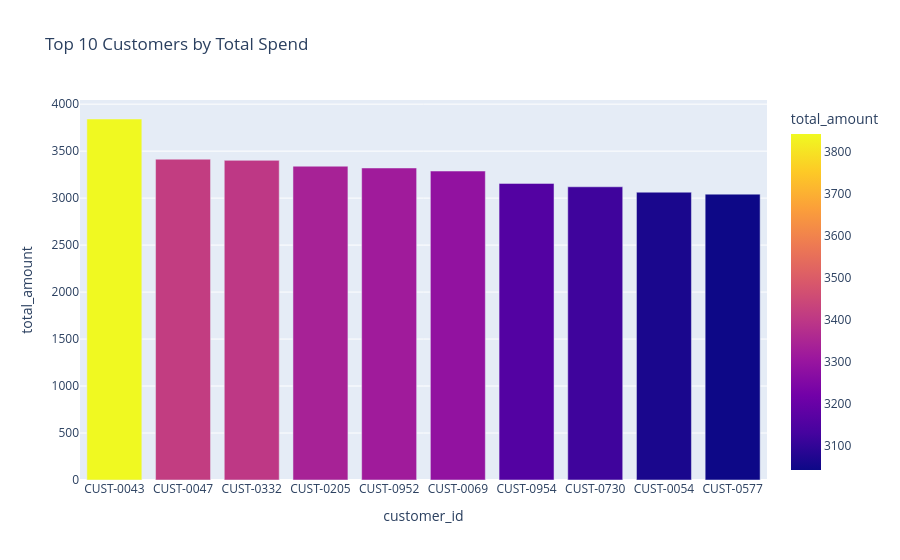

The cell this chart's notebook holds for it:
### Code cell
# 4. Top 10 Customers by Total Spend (bar chart)
top_customers = df_orders.groupby('customer_id')['total_amount'].sum().reset_index()
top_customers = top_customers.sort_values('total_amount', ascending=False).head(10)
fig4 = px.bar(top_customers, x='customer_id', y='total_amount', title='Top 10 Customers by Total Spend', color='total_amount')
fig4.show()

### Figure 1 — Plotly figure (JSON) as saved in the notebook; plotly's stock layout.template omitted (floating-point values rounded to 4 significant figures)
{"data": [{"hovertemplate": "customer_id=%{x}<br>total_amount=%{marker.color}<extra></extra>", "legendgroup": "", "marker": {"color": [3842.0, 3414.0, 3402.0, 3340.0, 3321.0, 3288.0, 3157.0, 3120.0, 3063.0, 3042.0], "coloraxis": "coloraxis", "pattern": {"shape": ""}}, "name": "", "orientation": "v", "showlegend": false, "textposition": "auto", "type": "bar", "x": ["CUST-0043", "CUST-0047", "CUST-0332", "CUST-0205", "CUST-0952", "CUST-0069", "CUST-0954", "CUST-0730", "CUST-0054", "CUST-0577"], "xaxis": "x", "y": [3842.0, 3414.0, 3402.0, 3340.0, 3321.0, 3288.0, 3157.0, 3120.0, 3063.0, 3042.0], "yaxis": "y"}], "layout": {"barmode": "relative", "coloraxis": {"colorbar": {"title": {"text": "total_amount"}}, "colorscale": [[0, "#0d0887"], [0.1111, "#46039f"], [0.2222, "#7201a8"], [0.3333, "#9c179e"], [0.4444, "#bd3786"], [0.5556, "#d8576b"], [0.6667, "#ed7953"], [0.7778, "#fb9f3a"], [0.8889, "#fdca26"], [1, "#f0f921"]]}, "legend": {"tracegroupgap": 0}, "title": {"text": "Top 10 Customers by Total Spend"}, "xaxis": {"anchor": "y", "domain": [0, 1], "title": {"text": "customer_id"}}, "yaxis": {"anchor": "x", "domain": [0, 1], "title": {"text": "total_amount"}}}}
